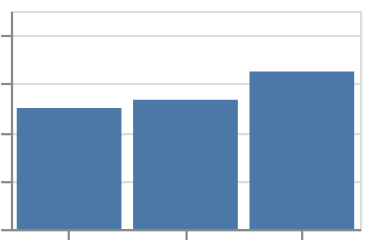

Specify this chart in Vega-Lite:
### Vega-Lite specification from a JSON file in a GitHub repository (floating-point values rounded to 4 significant figures)
{"$schema": "https://vega.github.io/schema/vega-lite/v6.json", "padding": 5, "autosize": "none", "data": {"name": "table", "values": [{"c": "A", "g": "p", "x": 1, "y": 2, "v": 5, "t": "2024-01-15", "o": {"v": 3}, "IMDB Rating": 6.1, "d": "x1"}, {"c": "B", "g": "q", "x": 2, "y": 4, "v": 9, "t": "2024-02-20", "o": {"v": 7}, "IMDB Rating": 7.4, "d": "x2"}, {"c": "A", "g": "q", "x": 3, "y": 3, "v": 2, "t": "2024-03-05", "o": {"v": 1}, "IMDB Rating": 5.2, "d": "x1"}, {"c": "C", "g": "p", "x": 4, "y": 6, "v": 7, "t": "2024-05-30", "o": {"v": 4}, "IMDB Rating": 8.8, "d": "x3"}, {"c": "B", "g": "p", "x": 5, "y": 5, "v": 4, "t": "2024-07-11", "o": {"v": 9}, "IMDB Rating": 6.9, "d": "x2"}, {"c": "C", "g": "q", "x": 6, "y": 8, "v": 6, "t": "2024-09-02", "o": {"v": 2}, "IMDB Rating": 7.7, "d": "x3"}, {"c": "A", "g": "p", "x": 7, "y": 7, "v": 8, "t": "2024-11-25", "o": {"v": 5}, "IMDB Rating": 4.4, "d": "x1"}, {"c": "B", "g": "q", "x": 8, "y": 9, "v": 3, "t": "2024-12-31", "o": {"v": 8}, "IMDB Rating": 9.1, "d": "x2"}]}, "width": 160, "height": 100, "mark": "bar", "encoding": {"x": {"field": "c", "type": "nominal"}, "y": {"field": "v", "type": "quantitative", "aggregate": "mean"}}, "config": {"scale": {"useUnaggregatedDomain": true}}}
